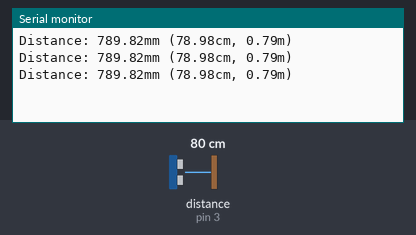
Recording of a sketch running on a simulated Arduino Uno, built with avr-gcc and run on an emulated ATmega328P. On the bench: the last lines printed to the serial monitor. Wiring (inferred from the names in the program): ultrasonic range finder: trigger pin 2; echo pin 3. The inputs (shaded band) are chosen by the test bench; at power-on: distance to the obstacle (sensor on pin 3) 80 cm. The echo pulse lasts 58.3 µs per cm.

Above: at 1.3 s.
1.4 s: distance to the obstacle (sensor on pin 3) set to 2 cm
At 1.9 s:
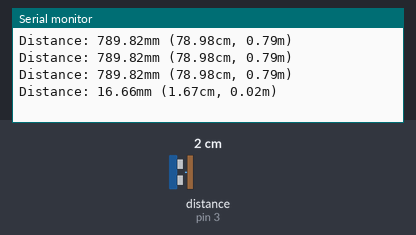
2.9 s: distance to the obstacle (sensor on pin 3) set to 4 cm
At 3.4 s:
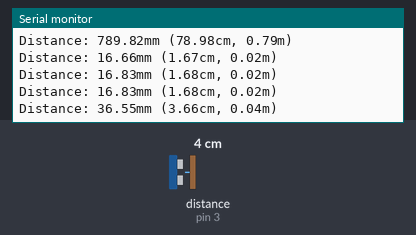
Timing chart, 0 to 5.9 s (numbered marks = the images above; inputs shaded):
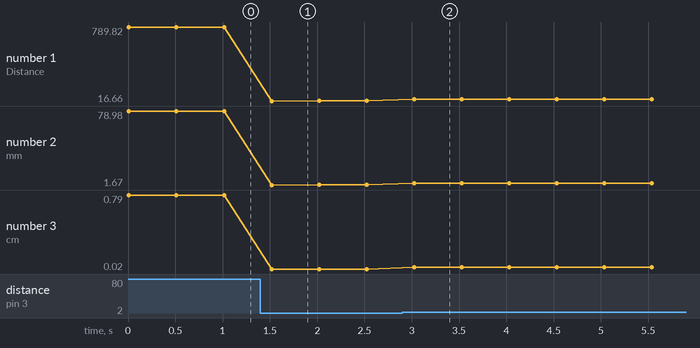

The sketch:

Capteur_sonore.ino
```cpp
/*
 * Code d'exemple pour un capteur à ultrasons HC-SR04.
 */

/* Constantes pour les broches */
const byte TRIGGER_PIN = 2; // Broche TRIGGER
const byte ECHO_PIN = 3;    // Broche ECHO

/* Constantes pour le timeout */
const unsigned long MEASURE_TIMEOUT = 25000UL; // 25ms = ~8m à 340m/s

/* Vitesse du son dans l'air en mm/us */
const float SOUND_SPEED = 340.0 / 1000;

/** Fonction setup() */
void setup() {

  /* Initialise le port série */
  Serial.begin(115200);

  /* Initialise les broches */
  pinMode(TRIGGER_PIN, OUTPUT);
  digitalWrite(TRIGGER_PIN, LOW); // La broche TRIGGER doit être à LOW au repos
  pinMode(ECHO_PIN, INPUT);
}

/** Fonction loop() */
void loop() {

  /* 1. Lance une mesure de distance en envoyant une impulsion HIGH de 10µs sur la broche TRIGGER */
  digitalWrite(TRIGGER_PIN, HIGH);
  delayMicroseconds(10);
  digitalWrite(TRIGGER_PIN, LOW);

  /* 2. Mesure le temps entre l'envoi de l'impulsion ultrasonique et son écho (si il existe) */
  long measure = pulseIn(ECHO_PIN, HIGH, MEASURE_TIMEOUT);

  /* 3. Calcul la distance à partir du temps mesuré */
  float distance_mm = measure / 2.0 * SOUND_SPEED;

  /* Affiche les résultats en mm, cm et m */
  Serial.print(F("Distance: "));
  Serial.print(distance_mm);
  Serial.print(F("mm ("));
  Serial.print(distance_mm / 10.0, 2);
  Serial.print(F("cm, "));
  Serial.print(distance_mm / 1000.0, 2);
  Serial.println(F("m)"));

  /* Délai d'attente pour éviter d'afficher trop de résultats à la seconde */
  delay(500);
}
```

Measured:
- after the input at 1.4 s, the serial monitor: prints a new line after 0.12 s (image 1)
- after the input at 2.9 s, the serial monitor: prints a new line after 0.13 s (image 2)
- plotted number 1: 789.82 → 16.83 after the input at 1.4 s, 16.83 → 36.55 after the input at 2.9 s
- plotted number 2: 78.98 → 1.68 after the input at 1.4 s, 1.68 → 3.66 after the input at 2.9 s
- plotted number 3: 0.79 → 0.02 after the input at 1.4 s, 0.02 → 0.04 after the input at 2.9 s
